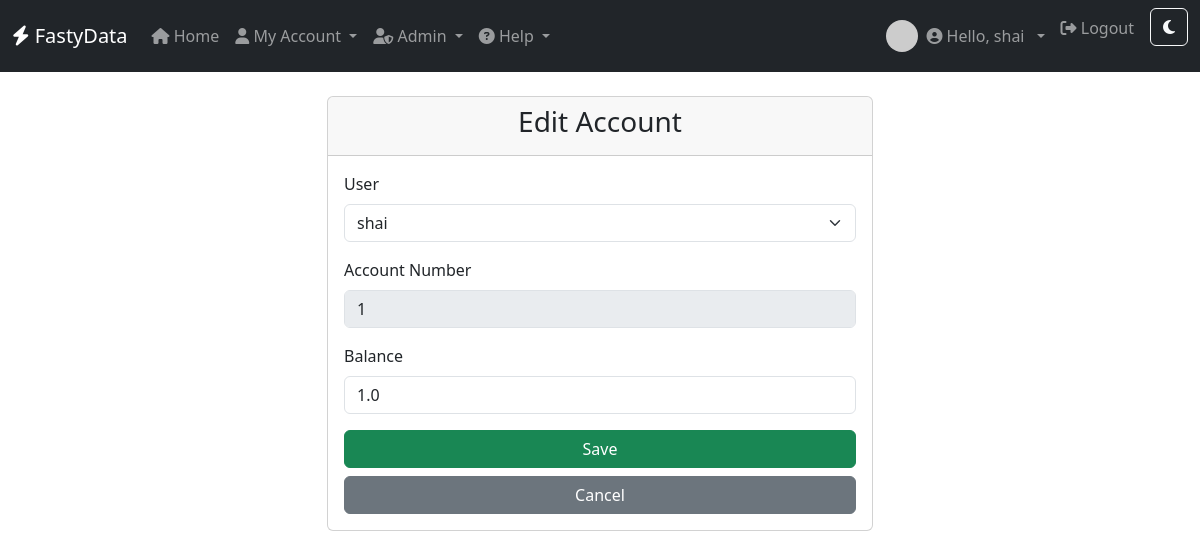
Screenshot of /accounts/edit/1 (signed in) with the database file from the repository.
### models/user.py (models this page shows, shortened)
class User(db.Model, UserMixin):
    id = db.Column(db.Integer, primary_key=True)
    first_name=db.Column(db.String(80),nullable=False)
    last_name=db.Column(db.String(80), nullable=False)
    username = db.Column(db.String(80), unique=True, nullable=False)
    password_hash = db.Column(db.String(128))
    user_type = db.Column(db.String(80), nullable=False)
    phone_number=db.Column(db.String(15))
    email = db.Column(db.String(120))

### models/account.py (models this page shows, shortened)
class Account(db.Model):
    id = db.Column(db.Integer, primary_key=True)
    user_id = db.Column(db.Integer, db.ForeignKey('user.id'), nullable=False, unique=True)
    account_number = db.Column(db.String(20), unique=True, nullable=False)
    balance = db.Column(db.Float, default=0, nullable=False)
    created_at = db.Column(db.DateTime, default=datetime.utcnow)
    updated_at = db.Column(db.DateTime, default=datetime.utcnow, onupdate=datetime.utcnow)
    user = db.relationship(User, backref=db.backref('account', uselist=False))
    transactions = db.relationship('Transaction', backref='account', lazy=True)

### app.py (the view, shortened to what this page needs)
@app.route('/accounts/edit/<int:account_id>', methods=['GET', 'POST'])
@login_required
@admin_required
def edit_account(account_id):
    acct = Account.query.get_or_404(account_id)
    users = User.query.all()
    return render_template('add_edit_account.html', account=acct, users=users, title='Edit Account')

### app.py (called while the page is built)
@login_manager.user_loader
def load_user(user_id):
    return db.session.get(User, int(user_id))

def admin_required(f):
    @wraps(f)
    def decorated_function(*args, **kwargs):
        if not current_user.is_authenticated or getattr(current_user, 'user_type', None) != 'admin':
            flash('Admin access required.', 'danger')
            return redirect(url_for('login'))
        return f(*args, **kwargs)
    return decorated_function

### templates/add_edit_account.html (shortened to what this page needs)
{% extends "base.html" %}
{% block content %}
<div class="row justify-content-center">
    <div class="col-md-6">
        <div class="card">
            <div class="card-header">
                <h3 class="text-center">{{ title }}</h3>
            </div>
            <div class="card-body">
                <form method="POST">
                    <div class="mb-3">
                        <label for="user_id" class="form-label">User</label>
                        <select name="user_id" id="user_id" class="form-select" required>
                            {% for user in users %}
                                <option value="{{ user.id }}" {% if account and account.user_id == user.id %}selected{% endif %}>{{ user.username }}</option>
                            {% endfor %}
                        </select>
                    </div>
                    {% if account %}
                    <div class="mb-3">
                        <label for="account_number" class="form-label">Account Number</label>
                        <input type="text" name="account_number" id="account_number" class="form-control" value="{{ account.account_number }}" readonly disabled>
                    </div>
                    {% endif %}
                    <div class="mb-3">
                        <label for="balance" class="form-label">Balance</label>
                        <input type="number" step="0.01" name="balance" id="balance" class="form-control" value="{{ account.balance if account else '' }}" required>
                    </div>
                    <div class="d-grid gap-2">
                        <button type="submit" class="btn btn-success">Save</button>
                        <a href="{{ url_for('accounts') }}" class="btn btn-secondary">Cancel</a>
                    </div>
                </form>
            </div>
        </div>
    </div>
</div>
{% endblock %}

### templates/base.html (shortened to what this page needs)
<!DOCTYPE html>
<html lang="en">
<head>
    <link rel="stylesheet" href="https://cdn.jsdelivr.net/npm/bootstrap@5.3.0/dist/css/bootstrap.min.css">
    <link rel="stylesheet" href="https://cdnjs.cloudflare.com/ajax/libs/font-awesome/6.4.0/css/all.min.css">
</head>
<body>
<nav class="navbar navbar-expand-lg navbar-dark bg-dark mb-4">
    <div class="container-fluid">
        <a class="navbar-brand" href="{{ url_for('home') }}">
            <i class="fas fa-bolt"></i> FastyData
        </a>
        <div class="collapse navbar-collapse" id="navbarNav">
            <ul class="navbar-nav me-auto mb-2 mb-lg-0">
                <li class="nav-item">
                    <a class="nav-link {% if request.endpoint == 'home' %}active{% endif %}" href="{{ url_for('home') }}">
                        <i class="fas fa-home"></i> Home
                    </a>
                </li>
                {% if current_user.is_authenticated %}
                    <li class="nav-item dropdown">
                        <a class="nav-link dropdown-toggle {% if request.endpoint in ['account', 'transactions'] %}active{% endif %}" href="#" id="userDropdown" role="button" data-bs-toggle="dropdown" aria-expanded="false">
                            <i class="fas fa-user"></i> My Account
                        </a>
                    </li>
                    {% if current_user.user_type == 'admin' %}
                        <li class="nav-item dropdown">
                            <a class="nav-link dropdown-toggle " href="#" id="adminDropdown" role="button" data-bs-toggle="dropdown" aria-expanded="false">
                                <i class="fas fa-user-shield"></i> Admin
                            </a>
                        </li>
                    {% endif %}
                {% endif %}
                <li class="nav-item dropdown">
                    <a class="nav-link dropdown-toggle" href="#" id="helpDropdown" role="button" data-bs-toggle="dropdown" aria-expanded="false">
                        <i class="fas fa-question-circle"></i> Help
                    </a>
                </li>
            </ul>
            <ul class="navbar-nav mb-2 mb-lg-0">
                {% if current_user.is_authenticated %}
                    <li class="nav-item dropdown d-flex align-items-center">
                        <a href="#" class="nav-link dropdown-toggle d-flex align-items-center" id="avatarDropdown" role="button" data-bs-toggle="dropdown" aria-expanded="false">
                            <img src="https://ui-avatars.com/api/?name={{ current_user.first_name|default('U') }}+{{ current_user.last_name|default('S') }}&background=random&size=32"
                                 alt="avatar" class="rounded-circle me-2" width="32" height="32">
                            <span class="navbar-text me-2">
                                <i class="fas fa-user-circle"></i> Hello, {{ current_user.username }}
                            </span>
                        </a>
                    </li>
                    <li class="nav-item">
                        <a class="nav-link" href="{{ url_for('logout') }}">
                            <i class="fas fa-sign-out-alt"></i> Logout
                        </a>
                    </li>
                    <li class="nav-item">
                        <button id="themeToggle" class="btn btn-outline-light ms-2" type="button" title="Toggle dark/light mode">
                            <i class="fas fa-moon" id="themeIcon"></i>
                        </button>
                    </li>
                {% endif %}
            </ul>
        </div>
    </div>
</nav>
<div class="container">
    {% block content %}{% endblock %}
</div>
</body>
</html>

### rows the page displays
User: username "shai"
Account: user_id "shai", account_number "1", balance "1.0"

### other values shown
{{ title }} "Edit Account"
